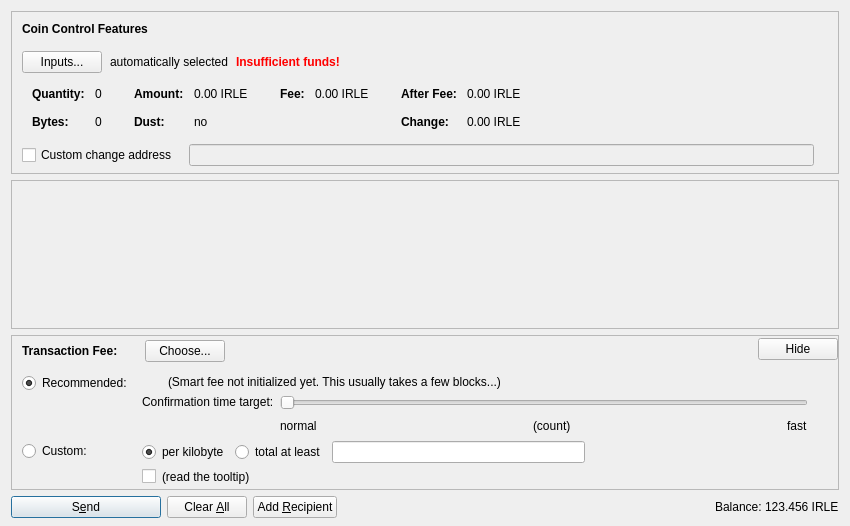
<?xml version="1.0" encoding="UTF-8"?>
<ui version="4.0">
 <class>SendCoinsDialog</class>
 <widget class="QDialog" name="SendCoinsDialog">
  <property name="geometry">
   <rect>
    <x>0</x>
    <y>0</y>
    <width>850</width>
    <height>526</height>
   </rect>
  </property>
  <property name="windowTitle">
   <string>Send Coins</string>
  </property>
  <layout class="QVBoxLayout" name="verticalLayout" stretch="0,1,0,0">
   <property name="bottomMargin">
    <number>8</number>
   </property>
   <item>
    <widget class="QFrame" name="frameCoinControl">
     <property name="sizePolicy">
      <sizepolicy hsizetype="Expanding" vsizetype="Expanding">
       <horstretch>0</horstretch>
       <verstretch>0</verstretch>
      </sizepolicy>
     </property>
     <property name="maximumSize">
      <size>
       <width>16777215</width>
       <height>16777215</height>
      </size>
     </property>
     <property name="frameShape">
      <enum>QFrame::StyledPanel</enum>
     </property>
     <property name="frameShadow">
      <enum>QFrame::Sunken</enum>
     </property>
     <layout class="QVBoxLayout" name="verticalLayoutCoinControl2">
      <property name="spacing">
       <number>0</number>
      </property>
      <property name="leftMargin">
       <number>0</number>
      </property>
      <property name="topMargin">
       <number>0</number>
      </property>
      <property name="rightMargin">
       <number>0</number>
      </property>
      <property name="bottomMargin">
       <number>6</number>
      </property>
      <item>
       <layout class="QVBoxLayout" name="verticalLayoutCoinControl" stretch="0,0,0,0,1">
        <property name="spacing">
         <number>0</number>
        </property>
        <property name="leftMargin">
         <number>10</number>
        </property>
        <property name="topMargin">
         <number>10</number>
        </property>
        <item>
         <layout class="QHBoxLayout" name="horizontalLayoutCoinControl1">
          <property name="bottomMargin">
           <number>15</number>
          </property>
          <item>
           <widget class="QLabel" name="labelCoinControlFeatures">
            <property name="sizePolicy">
             <sizepolicy hsizetype="Preferred" vsizetype="Maximum">
              <horstretch>0</horstretch>
              <verstretch>0</verstretch>
             </sizepolicy>
            </property>
            <property name="font">
             <font>
              <weight>75</weight>
              <bold>true</bold>
             </font>
            </property>
            <property name="styleSheet">
             <string notr="true">font-weight:bold;</string>
            </property>
            <property name="text">
             <string>Coin Control Features</string>
            </property>
           </widget>
          </item>
         </layout>
        </item>
        <item>
         <layout class="QHBoxLayout" name="horizontalLayoutCoinControl2" stretch="0,0,0,0">
          <property name="spacing">
           <number>8</number>
          </property>
          <property name="bottomMargin">
           <number>10</number>
          </property>
          <item>
           <widget class="QPushButton" name="pushButtonCoinControl">
            <property name="styleSheet">
             <string notr="true"/>
            </property>
            <property name="text">
             <string>Inputs...</string>
            </property>
            <property name="autoDefault">
             <bool>false</bool>
            </property>
           </widget>
          </item>
          <item>
           <widget class="QLabel" name="labelCoinControlAutomaticallySelected">
            <property name="text">
             <string>automatically selected</string>
            </property>
            <property name="margin">
             <number>5</number>
            </property>
           </widget>
          </item>
          <item>
           <widget class="QLabel" name="labelCoinControlInsuffFunds">
            <property name="font">
             <font>
              <weight>75</weight>
              <bold>true</bold>
             </font>
            </property>
            <property name="styleSheet">
             <string notr="true">color:red;font-weight:bold;</string>
            </property>
            <property name="text">
             <string>Insufficient funds!</string>
            </property>
            <property name="margin">
             <number>5</number>
            </property>
           </widget>
          </item>
          <item>
           <spacer name="horizontalSpacerCoinControl">
            <property name="orientation">
             <enum>Qt::Horizontal</enum>
            </property>
            <property name="sizeHint" stdset="0">
             <size>
              <width>40</width>
              <height>1</height>
             </size>
            </property>
           </spacer>
          </item>
         </layout>
        </item>
        <item>
         <widget class="QWidget" name="widgetCoinControl" native="true">
          <property name="sizePolicy">
           <sizepolicy hsizetype="Preferred" vsizetype="Preferred">
            <horstretch>0</horstretch>
            <verstretch>0</verstretch>
           </sizepolicy>
          </property>
          <property name="minimumSize">
           <size>
            <width>0</width>
            <height>0</height>
           </size>
          </property>
          <property name="styleSheet">
           <string notr="true"/>
          </property>
          <layout class="QHBoxLayout" name="horizontalLayoutCoinControl5">
           <property name="leftMargin">
            <number>0</number>
           </property>
           <property name="topMargin">
            <number>0</number>
           </property>
           <property name="rightMargin">
            <number>0</number>
           </property>
           <property name="bottomMargin">
            <number>0</number>
           </property>
           <item>
            <layout class="QHBoxLayout" name="horizontalLayoutCoinControl3" stretch="0,0,0,1">
             <property name="spacing">
              <number>20</number>
             </property>
             <property name="topMargin">
              <number>0</number>
             </property>
             <property name="bottomMargin">
              <number>10</number>
             </property>
             <item>
              <layout class="QFormLayout" name="formLayoutCoinControl1">
               <property name="horizontalSpacing">
                <number>10</number>
               </property>
               <property name="verticalSpacing">
                <number>14</number>
               </property>
               <property name="leftMargin">
                <number>10</number>
               </property>
               <property name="topMargin">
                <number>4</number>
               </property>
               <property name="rightMargin">
                <number>6</number>
               </property>
               <item row="0" column="0">
                <widget class="QLabel" name="labelCoinControlQuantityText">
                 <property name="font">
                  <font>
                   <weight>75</weight>
                   <bold>true</bold>
                  </font>
                 </property>
                 <property name="text">
                  <string>Quantity:</string>
                 </property>
                 <property name="margin">
                  <number>0</number>
                 </property>
                </widget>
               </item>
               <item row="0" column="1">
                <widget class="QLabel" name="labelCoinControlQuantity">
                 <property name="cursor">
                  <cursorShape>IBeamCursor</cursorShape>
                 </property>
                 <property name="contextMenuPolicy">
                  <enum>Qt::ActionsContextMenu</enum>
                 </property>
                 <property name="text">
                  <string notr="true">0</string>
                 </property>
                 <property name="margin">
                  <number>0</number>
                 </property>
                 <property name="textInteractionFlags">
                  <set>Qt::LinksAccessibleByMouse|Qt::TextSelectableByKeyboard|Qt::TextSelectableByMouse</set>
                 </property>
                </widget>
               </item>
               <item row="1" column="0">
                <widget class="QLabel" name="labelCoinControlBytesText">
                 <property name="font">
                  <font>
                   <weight>75</weight>
                   <bold>true</bold>
                  </font>
                 </property>
                 <property name="text">
                  <string>Bytes:</string>
                 </property>
                </widget>
               </item>
               <item row="1" column="1">
                <widget class="QLabel" name="labelCoinControlBytes">
                 <property name="cursor">
                  <cursorShape>IBeamCursor</cursorShape>
                 </property>
                 <property name="contextMenuPolicy">
                  <enum>Qt::ActionsContextMenu</enum>
                 </property>
                 <property name="text">
                  <string notr="true">0</string>
                 </property>
                 <property name="textInteractionFlags">
                  <set>Qt::LinksAccessibleByMouse|Qt::TextSelectableByKeyboard|Qt::TextSelectableByMouse</set>
                 </property>
                </widget>
               </item>
              </layout>
             </item>
             <item>
              <layout class="QFormLayout" name="formLayoutCoinControl2">
               <property name="horizontalSpacing">
                <number>10</number>
               </property>
               <property name="verticalSpacing">
                <number>14</number>
               </property>
               <property name="leftMargin">
                <number>6</number>
               </property>
               <property name="topMargin">
                <number>4</number>
               </property>
               <property name="rightMargin">
                <number>6</number>
               </property>
               <item row="0" column="0">
                <widget class="QLabel" name="labelCoinControlAmountText">
                 <property name="font">
                  <font>
                   <weight>75</weight>
                   <bold>true</bold>
                  </font>
                 </property>
                 <property name="text">
                  <string>Amount:</string>
                 </property>
                 <property name="margin">
                  <number>0</number>
                 </property>
                </widget>
               </item>
               <item row="0" column="1">
                <widget class="QLabel" name="labelCoinControlAmount">
                 <property name="cursor">
                  <cursorShape>IBeamCursor</cursorShape>
                 </property>
                 <property name="contextMenuPolicy">
                  <enum>Qt::ActionsContextMenu</enum>
                 </property>
                 <property name="text">
                  <string notr="true">0.00 IRLE</string>
                 </property>
                 <property name="textInteractionFlags">
                  <set>Qt::LinksAccessibleByMouse|Qt::TextSelectableByKeyboard|Qt::TextSelectableByMouse</set>
                 </property>
                </widget>
               </item>
               <item row="1" column="0">
                <widget class="QLabel" name="labelCoinControlLowOutputText">
                 <property name="font">
                  <font>
                   <weight>75</weight>
                   <bold>true</bold>
                  </font>
                 </property>
                 <property name="text">
                  <string>Dust:</string>
                 </property>
                </widget>
               </item>
               <item row="1" column="1">
                <widget class="QLabel" name="labelCoinControlLowOutput">
                 <property name="cursor">
                  <cursorShape>IBeamCursor</cursorShape>
                 </property>
                 <property name="contextMenuPolicy">
                  <enum>Qt::ActionsContextMenu</enum>
                 </property>
                 <property name="text">
                  <string notr="true">no</string>
                 </property>
                 <property name="textInteractionFlags">
                  <set>Qt::LinksAccessibleByMouse|Qt::TextSelectableByKeyboard|Qt::TextSelectableByMouse</set>
                 </property>
                </widget>
               </item>
              </layout>
             </item>
             <item>
              <layout class="QFormLayout" name="formLayoutCoinControl3">
               <property name="horizontalSpacing">
                <number>10</number>
               </property>
               <property name="verticalSpacing">
                <number>14</number>
               </property>
               <property name="leftMargin">
                <number>6</number>
               </property>
               <property name="topMargin">
                <number>4</number>
               </property>
               <property name="rightMargin">
                <number>6</number>
               </property>
               <item row="0" column="0">
                <widget class="QLabel" name="labelCoinControlFeeText">
                 <property name="font">
                  <font>
                   <weight>75</weight>
                   <bold>true</bold>
                  </font>
                 </property>
                 <property name="text">
                  <string>Fee:</string>
                 </property>
                 <property name="margin">
                  <number>0</number>
                 </property>
                </widget>
               </item>
               <item row="0" column="1">
                <widget class="QLabel" name="labelCoinControlFee">
                 <property name="cursor">
                  <cursorShape>IBeamCursor</cursorShape>
                 </property>
                 <property name="contextMenuPolicy">
                  <enum>Qt::ActionsContextMenu</enum>
                 </property>
                 <property name="text">
                  <string notr="true">0.00 IRLE</string>
                 </property>
                 <property name="textInteractionFlags">
                  <set>Qt::LinksAccessibleByMouse|Qt::TextSelectableByKeyboard|Qt::TextSelectableByMouse</set>
                 </property>
                </widget>
               </item>
              </layout>
             </item>
             <item>
              <layout class="QFormLayout" name="formLayoutCoinControl4">
               <property name="horizontalSpacing">
                <number>10</number>
               </property>
               <property name="verticalSpacing">
                <number>14</number>
               </property>
               <property name="leftMargin">
                <number>6</number>
               </property>
               <property name="topMargin">
                <number>4</number>
               </property>
               <property name="rightMargin">
                <number>6</number>
               </property>
               <item row="0" column="0">
                <widget class="QLabel" name="labelCoinControlAfterFeeText">
                 <property name="font">
                  <font>
                   <weight>75</weight>
                   <bold>true</bold>
                  </font>
                 </property>
                 <property name="text">
                  <string>After Fee:</string>
                 </property>
                 <property name="margin">
                  <number>0</number>
                 </property>
                </widget>
               </item>
               <item row="0" column="1">
                <widget class="QLabel" name="labelCoinControlAfterFee">
                 <property name="cursor">
                  <cursorShape>IBeamCursor</cursorShape>
                 </property>
                 <property name="contextMenuPolicy">
                  <enum>Qt::ActionsContextMenu</enum>
                 </property>
                 <property name="text">
                  <string notr="true">0.00 IRLE</string>
                 </property>
                 <property name="textInteractionFlags">
                  <set>Qt::LinksAccessibleByMouse|Qt::TextSelectableByKeyboard|Qt::TextSelectableByMouse</set>
                 </property>
                </widget>
               </item>
               <item row="1" column="0">
                <widget class="QLabel" name="labelCoinControlChangeText">
                 <property name="font">
                  <font>
                   <weight>75</weight>
                   <bold>true</bold>
                  </font>
                 </property>
                 <property name="text">
                  <string>Change:</string>
                 </property>
                </widget>
               </item>
               <item row="1" column="1">
                <widget class="QLabel" name="labelCoinControlChange">
                 <property name="cursor">
                  <cursorShape>IBeamCursor</cursorShape>
                 </property>
                 <property name="contextMenuPolicy">
                  <enum>Qt::ActionsContextMenu</enum>
                 </property>
                 <property name="text">
                  <string notr="true">0.00 IRLE</string>
                 </property>
                 <property name="textInteractionFlags">
                  <set>Qt::LinksAccessibleByMouse|Qt::TextSelectableByKeyboard|Qt::TextSelectableByMouse</set>
                 </property>
                </widget>
               </item>
              </layout>
             </item>
            </layout>
           </item>
          </layout>
         </widget>
        </item>
        <item>
         <layout class="QHBoxLayout" name="horizontalLayoutCoinControl4" stretch="0,0,0">
          <property name="spacing">
           <number>12</number>
          </property>
          <property name="sizeConstraint">
           <enum>QLayout::SetDefaultConstraint</enum>
          </property>
          <property name="topMargin">
           <number>5</number>
          </property>
          <property name="rightMargin">
           <number>5</number>
          </property>
          <item>
           <widget class="QCheckBox" name="checkBoxCoinControlChange">
            <property name="toolTip">
             <string>If this is activated, but the change address is empty or invalid, change will be sent to a newly generated address.</string>
            </property>
            <property name="text">
             <string>Custom change address</string>
            </property>
           </widget>
          </item>
          <item>
           <widget class="QValidatedLineEdit" name="lineEditCoinControlChange">
            <property name="enabled">
             <bool>false</bool>
            </property>
            <property name="sizePolicy">
             <sizepolicy hsizetype="Expanding" vsizetype="Fixed">
              <horstretch>0</horstretch>
              <verstretch>0</verstretch>
             </sizepolicy>
            </property>
           </widget>
          </item>
          <item>
           <widget class="QLabel" name="labelCoinControlChangeLabel">
            <property name="sizePolicy">
             <sizepolicy hsizetype="Preferred" vsizetype="Expanding">
              <horstretch>0</horstretch>
              <verstretch>0</verstretch>
             </sizepolicy>
            </property>
            <property name="minimumSize">
             <size>
              <width>0</width>
              <height>0</height>
             </size>
            </property>
            <property name="text">
             <string/>
            </property>
            <property name="margin">
             <number>3</number>
            </property>
           </widget>
          </item>
         </layout>
        </item>
        <item>
         <spacer name="verticalSpacerCoinControl">
          <property name="orientation">
           <enum>Qt::Vertical</enum>
          </property>
          <property name="sizeHint" stdset="0">
           <size>
            <width>800</width>
            <height>1</height>
           </size>
          </property>
         </spacer>
        </item>
       </layout>
      </item>
     </layout>
    </widget>
   </item>
   <item>
    <widget class="QScrollArea" name="scrollArea">
     <property name="widgetResizable">
      <bool>true</bool>
     </property>
     <widget class="QWidget" name="scrollAreaWidgetContents">
      <property name="geometry">
       <rect>
        <x>0</x>
        <y>0</y>
        <width>830</width>
        <height>104</height>
       </rect>
      </property>
      <layout class="QVBoxLayout" name="verticalLayout_2" stretch="0,1">
       <property name="leftMargin">
        <number>0</number>
       </property>
       <property name="topMargin">
        <number>0</number>
       </property>
       <property name="rightMargin">
        <number>0</number>
       </property>
       <property name="bottomMargin">
        <number>0</number>
       </property>
       <item>
        <layout class="QVBoxLayout" name="entries">
         <property name="spacing">
          <number>6</number>
         </property>
        </layout>
       </item>
       <item>
        <spacer name="verticalSpacer">
         <property name="orientation">
          <enum>Qt::Vertical</enum>
         </property>
         <property name="sizeHint" stdset="0">
          <size>
           <width>20</width>
           <height>40</height>
          </size>
         </property>
        </spacer>
       </item>
      </layout>
     </widget>
    </widget>
   </item>
   <item>
    <widget class="QFrame" name="frameFee">
     <property name="sizePolicy">
      <sizepolicy hsizetype="Expanding" vsizetype="Expanding">
       <horstretch>0</horstretch>
       <verstretch>0</verstretch>
      </sizepolicy>
     </property>
     <property name="maximumSize">
      <size>
       <width>16777215</width>
       <height>16777215</height>
      </size>
     </property>
     <property name="frameShape">
      <enum>QFrame::StyledPanel</enum>
     </property>
     <property name="frameShadow">
      <enum>QFrame::Sunken</enum>
     </property>
     <layout class="QVBoxLayout" name="verticalLayoutFee1">
      <property name="spacing">
       <number>0</number>
      </property>
      <property name="leftMargin">
       <number>0</number>
      </property>
      <property name="topMargin">
       <number>0</number>
      </property>
      <property name="rightMargin">
       <number>0</number>
      </property>
      <property name="bottomMargin">
       <number>0</number>
      </property>
      <item>
       <layout class="QVBoxLayout" name="verticalLayoutFee2" stretch="0,0,0">
        <property name="spacing">
         <number>0</number>
        </property>
        <property name="leftMargin">
         <number>10</number>
        </property>
        <property name="topMargin">
         <number>0</number>
        </property>
        <item>
         <layout class="QHBoxLayout" name="horizontalLayoutFee1">
          <property name="bottomMargin">
           <number>0</number>
          </property>
          <item>
           <layout class="QVBoxLayout" name="verticalLayoutFee7">
            <property name="spacing">
             <number>0</number>
            </property>
            <item>
             <spacer name="verticalSpacerSmartFee">
              <property name="orientation">
               <enum>Qt::Vertical</enum>
              </property>
              <property name="sizeType">
               <enum>QSizePolicy::Fixed</enum>
              </property>
              <property name="sizeHint" stdset="0">
               <size>
                <width>1</width>
                <height>4</height>
               </size>
              </property>
             </spacer>
            </item>
            <item>
             <layout class="QHBoxLayout" name="horizontalLayoutSmartFee">
              <property name="spacing">
               <number>10</number>
              </property>
              <item>
               <widget class="QLabel" name="labelFeeHeadline">
                <property name="sizePolicy">
                 <sizepolicy hsizetype="Preferred" vsizetype="Maximum">
                  <horstretch>0</horstretch>
                  <verstretch>0</verstretch>
                 </sizepolicy>
                </property>
                <property name="font">
                 <font>
                  <weight>75</weight>
                  <bold>true</bold>
                 </font>
                </property>
                <property name="styleSheet">
                 <string notr="true">font-weight:bold;</string>
                </property>
                <property name="text">
                 <string>Transaction Fee:</string>
                </property>
               </widget>
              </item>
              <item>
               <widget class="QLabel" name="labelFeeMinimized">
                <property name="text">
                 <string/>
                </property>
               </widget>
              </item>
              <item>
               <widget class="QPushButton" name="buttonChooseFee">
                <property name="text">
                 <string>Choose...</string>
                </property>
               </widget>
              </item>
             </layout>
            </item>
            <item>
             <spacer name="verticalSpacer_5">
              <property name="orientation">
               <enum>Qt::Vertical</enum>
              </property>
              <property name="sizeHint" stdset="0">
               <size>
                <width>1</width>
                <height>1</height>
               </size>
              </property>
             </spacer>
            </item>
           </layout>
          </item>
          <item>
           <spacer name="horizontalSpacer_4">
            <property name="orientation">
             <enum>Qt::Horizontal</enum>
            </property>
            <property name="sizeHint" stdset="0">
             <size>
              <width>40</width>
              <height>20</height>
             </size>
            </property>
           </spacer>
          </item>
          <item>
           <widget class="QPushButton" name="buttonMinimizeFee">
            <property name="toolTip">
             <string>collapse fee-settings</string>
            </property>
            <property name="text">
             <string>Hide</string>
            </property>
           </widget>
          </item>
         </layout>
        </item>
        <item>
         <widget class="QFrame" name="frameFeeSelection">
          <layout class="QVBoxLayout" name="verticalLayoutFee12">
           <property name="spacing">
            <number>0</number>
           </property>
           <property name="leftMargin">
            <number>0</number>
           </property>
           <property name="topMargin">
            <number>0</number>
           </property>
           <property name="rightMargin">
            <number>0</number>
           </property>
           <property name="bottomMargin">
            <number>0</number>
           </property>
           <item>
            <layout class="QGridLayout" name="gridLayoutFee">
             <property name="topMargin">
              <number>10</number>
             </property>
             <property name="bottomMargin">
              <number>4</number>
             </property>
             <property name="horizontalSpacing">
              <number>10</number>
             </property>
             <property name="verticalSpacing">
              <number>4</number>
             </property>
             <item row="1" column="1">
              <layout class="QVBoxLayout" name="verticalLayoutFee8">
               <property name="spacing">
                <number>6</number>
               </property>
               <item>
                <layout class="QHBoxLayout" name="horizontalLayoutFee13">
                 <item>
                  <widget class="QRadioButton" name="radioCustomPerKilobyte">
                   <property name="toolTip">
                    <string>If the custom fee is set to 1000 satoshis and the transaction is only 250 bytes, then &quot;per kilobyte&quot; only pays 250 satoshis in fee, while &quot;total at least&quot; pays 1000 satoshis. For transactions bigger than a kilobyte both pay by kilobyte.</string>
                   </property>
                   <property name="text">
                    <string>per kilobyte</string>
                   </property>
                   <property name="checked">
                    <bool>true</bool>
                   </property>
                   <attribute name="buttonGroup">
                    <string notr="true">groupCustomFee</string>
                   </attribute>
                  </widget>
                 </item>
                 <item>
                  <widget class="QRadioButton" name="radioCustomAtLeast">
                   <property name="toolTip">
                    <string>If the custom fee is set to 1000 satoshis and the transaction is only 250 bytes, then &quot;per kilobyte&quot; only pays 250 satoshis in fee, while &quot;total at least&quot; pays 1000 satoshis. For transactions bigger than a kilobyte both pay by kilobyte.</string>
                   </property>
                   <property name="text">
                    <string>total at least</string>
                   </property>
                   <attribute name="buttonGroup">
                    <string notr="true">groupCustomFee</string>
                   </attribute>
                  </widget>
                 </item>
                 <item>
                  <widget class="BitcoinAmountField" name="customFee"/>
                 </item>
                 <item>
                  <spacer name="horizontalSpacer_6">
                   <property name="orientation">
                    <enum>Qt::Horizontal</enum>
                   </property>
                   <property name="sizeHint" stdset="0">
                    <size>
                     <width>1</width>
                     <height>1</height>
                    </size>
                   </property>
                  </spacer>
                 </item>
                </layout>
               </item>
               <item>
                <layout class="QHBoxLayout" name="horizontalLayoutFee8">
                 <item>
                  <widget class="QCheckBox" name="checkBoxMinimumFee">
                   <property name="toolTip">
                    <string>Paying only the minimum fee is just fine as long as there is less transaction volume than space in the blocks. But be aware that this can end up in a never confirming transaction once there is more demand for irlecoin transactions than the network can process.</string>
                   </property>
                   <property name="text">
                    <string/>
                   </property>
                  </widget>
                 </item>
                 <item>
                  <widget class="QLabel" name="labelMinFeeWarning">
                   <property name="enabled">
                    <bool>true</bool>
                   </property>
                   <property name="toolTip">
                    <string>Paying only the minimum fee is just fine as long as there is less transaction volume than space in the blocks. But be aware that this can end up in a never confirming transaction once there is more demand for irlecoin transactions than the network can process.</string>
                   </property>
                   <property name="text">
                    <string>(read the tooltip)</string>
                   </property>
                   <property name="margin">
                    <number>5</number>
                   </property>
                  </widget>
                 </item>
                 <item>
                  <spacer name="horizontalSpacer_2">
                   <property name="orientation">
                    <enum>Qt::Horizontal</enum>
                   </property>
                   <property name="sizeHint" stdset="0">
                    <size>
                     <width>1</width>
                     <height>1</height>
                    </size>
                   </property>
                  </spacer>
                 </item>
                </layout>
               </item>
              </layout>
             </item>
             <item row="0" column="0">
              <layout class="QVBoxLayout" name="verticalLayoutFee4" stretch="0,1">
               <item>
                <widget class="QRadioButton" name="radioSmartFee">
                 <property name="text">
                  <string>Recommended:</string>
                 </property>
                 <property name="checked">
                  <bool>true</bool>
                 </property>
                 <attribute name="buttonGroup">
                  <string notr="true">groupFee</string>
                 </attribute>
                </widget>
               </item>
               <item>
                <spacer name="verticalSpacer_2">
                 <property name="orientation">
                  <enum>Qt::Vertical</enum>
                 </property>
                 <property name="sizeHint" stdset="0">
                  <size>
                   <width>1</width>
                   <height>1</height>
                  </size>
                 </property>
                </spacer>
               </item>
              </layout>
             </item>
             <item row="1" column="0">
              <layout class="QVBoxLayout" name="verticalLayoutFee9" stretch="0,1">
               <item>
                <widget class="QRadioButton" name="radioCustomFee">
                 <property name="text">
                  <string>Custom:</string>
                 </property>
                 <attribute name="buttonGroup">
                  <string notr="true">groupFee</string>
                 </attribute>
                </widget>
               </item>
               <item>
                <spacer name="verticalSpacer_6">
                 <property name="orientation">
                  <enum>Qt::Vertical</enum>
                 </property>
                 <property name="sizeHint" stdset="0">
                  <size>
                   <width>1</width>
                   <height>1</height>
                  </size>
                 </property>
                </spacer>
               </item>
              </layout>
             </item>
             <item row="0" column="1">
              <layout class="QVBoxLayout" name="verticalLayoutFee3" stretch="0,0,1">
               <property name="spacing">
                <number>6</number>
               </property>
               <property name="topMargin">
                <number>2</number>
               </property>
               <item>
                <layout class="QHBoxLayout" name="horizontalLayoutFee12">
                 <item>
                  <widget class="QLabel" name="labelSmartFee">
                   <property name="text">
                    <string/>
                   </property>
                   <property name="margin">
                    <number>2</number>
                   </property>
                  </widget>
                 </item>
                 <item>
                  <widget class="QLabel" name="labelFeeEstimation">
                   <property name="text">
                    <string/>
                   </property>
                  </widget>
                 </item>
                 <item>
                  <widget class="QLabel" name="labelSmartFee2">
                   <property name="text">
                    <string>(Smart fee not initialized yet. This usually takes a few blocks...)</string>
                   </property>
                   <property name="margin">
                    <number>2</number>
                   </property>
                  </widget>
                 </item>
                 <item>
                  <spacer name="horizontalSpacer_5">
                   <property name="orientation">
                    <enum>Qt::Horizontal</enum>
                   </property>
                   <property name="sizeHint" stdset="0">
                    <size>
                     <width>1</width>
                     <height>1</height>
                    </size>
                   </property>
                  </spacer>
                 </item>
                </layout>
               </item>
               <item>
                <layout class="QHBoxLayout" name="horizontalLayoutFee9">
                 <item>
                  <layout class="QVBoxLayout" name="verticalLayoutFee6">
                   <item>
                    <widget class="QLabel" name="labelSmartFee3">
                     <property name="text">
                      <string>Confirmation time target:</string>
                     </property>
                     <property name="margin">
                      <number>2</number>
                     </property>
                    </widget>
                   </item>
                   <item>
                    <spacer name="verticalSpacer_3">
                     <property name="orientation">
                      <enum>Qt::Vertical</enum>
                     </property>
                     <property name="sizeHint" stdset="0">
                      <size>
                       <width>1</width>
                       <height>1</height>
                      </size>
                     </property>
                    </spacer>
                   </item>
                  </layout>
                 </item>
                 <item>
                  <layout class="QVBoxLayout" name="verticalLayoutFee5">
                   <property name="rightMargin">
                    <number>30</number>
                   </property>
                   <item>
                    <widget class="QSlider" name="sliderSmartFee">
                     <property name="minimum">
                      <number>0</number>
                     </property>
                     <property name="maximum">
                      <number>23</number>
                     </property>
                     <property name="pageStep">
                      <number>1</number>
                     </property>
                     <property name="value">
                      <number>0</number>
                     </property>
                     <property name="orientation">
                      <enum>Qt::Horizontal</enum>
                     </property>
                     <property name="invertedAppearance">
                      <bool>false</bool>
                     </property>
                     <property name="invertedControls">
                      <bool>false</bool>
                     </property>
                     <property name="tickPosition">
                      <enum>QSlider::NoTicks</enum>
                     </property>
                    </widget>
                   </item>
                   <item>
                    <layout class="QHBoxLayout" name="horizontalLayoutFee10">
                     <item>
                      <widget class="QLabel" name="labelSmartFeeNormal">
                       <property name="text">
                        <string>normal</string>
                       </property>
                      </widget>
                     </item>
                     <item>
                      <spacer name="horizontalSpacer_7">
                       <property name="orientation">
                        <enum>Qt::Horizontal</enum>
                       </property>
                       <property name="sizeHint" stdset="0">
                        <size>
                         <width>40</width>
                         <height>20</height>
                        </size>
                       </property>
                      </spacer>
                     </item>
                     <item>
                      <widget class="QLabel" name="confirmationTargetLabel">
                       <property name="text">
                        <string notr="true">(count)</string>
                       </property>
                      </widget>
                     </item>
                     <item>
                      <spacer name="horizontalSpacer_3">
                       <property name="orientation">
                        <enum>Qt::Horizontal</enum>
                       </property>
                       <property name="sizeHint" stdset="0">
                        <size>
                         <width>40</width>
                         <height>20</height>
                        </size>
                       </property>
                      </spacer>
                     </item>
                     <item>
                      <widget class="QLabel" name="labelSmartFeeFast">
                       <property name="text">
                        <string>fast</string>
                       </property>
                      </widget>
                     </item>
                    </layout>
                   </item>
                  </layout>
                 </item>
                </layout>
               </item>
               <item>
                <spacer name="verticalSpacer_4">
                 <property name="orientation">
                  <enum>Qt::Vertical</enum>
                 </property>
                 <property name="sizeHint" stdset="0">
                  <size>
                   <width>1</width>
                   <height>1</height>
                  </size>
                 </property>
                </spacer>
               </item>
              </layout>
             </item>
            </layout>
           </item>
          </layout>
         </widget>
        </item>
        <item>
         <spacer name="verticalSpacerFee">
          <property name="orientation">
           <enum>Qt::Vertical</enum>
          </property>
          <property name="sizeHint" stdset="0">
           <size>
            <width>800</width>
            <height>1</height>
           </size>
          </property>
         </spacer>
        </item>
       </layout>
      </item>
     </layout>
    </widget>
   </item>
   <item>
    <layout class="QHBoxLayout" name="horizontalLayout">
     <item>
      <widget class="QPushButton" name="sendButton">
       <property name="minimumSize">
        <size>
         <width>150</width>
         <height>0</height>
        </size>
       </property>
       <property name="toolTip">
        <string>Confirm the send action</string>
       </property>
       <property name="text">
        <string>S&amp;end</string>
       </property>
       <property name="icon">
        <iconset resource="../bitcoin.qrc">
         <normaloff>:/icons/send</normaloff>:/icons/send</iconset>
       </property>
       <property name="autoDefault">
        <bool>false</bool>
       </property>
       <property name="default">
        <bool>true</bool>
       </property>
      </widget>
     </item>
     <item>
      <widget class="QPushButton" name="clearButton">
       <property name="sizePolicy">
        <sizepolicy hsizetype="Minimum" vsizetype="Fixed">
         <horstretch>0</horstretch>
         <verstretch>0</verstretch>
        </sizepolicy>
       </property>
       <property name="toolTip">
        <string>Clear all fields of the form.</string>
       </property>
       <property name="text">
        <string>Clear &amp;All</string>
       </property>
       <property name="icon">
        <iconset resource="../bitcoin.qrc">
         <normaloff>:/icons/remove</normaloff>:/icons/remove</iconset>
       </property>
       <property name="autoDefault">
        <bool>false</bool>
       </property>
      </widget>
     </item>
     <item>
      <widget class="QPushButton" name="addButton">
       <property name="toolTip">
        <string>Send to multiple recipients at once</string>
       </property>
       <property name="text">
        <string>Add &amp;Recipient</string>
       </property>
       <property name="icon">
        <iconset resource="../bitcoin.qrc">
         <normaloff>:/icons/add</normaloff>:/icons/add</iconset>
       </property>
       <property name="autoDefault">
        <bool>false</bool>
       </property>
      </widget>
     </item>
     <item>
      <spacer name="horizontalSpacer">
       <property name="orientation">
        <enum>Qt::Horizontal</enum>
       </property>
       <property name="sizeHint" stdset="0">
        <size>
         <width>40</width>
         <height>20</height>
        </size>
       </property>
      </spacer>
     </item>
     <item>
      <layout class="QHBoxLayout" name="horizontalLayout_2">
       <property name="spacing">
        <number>3</number>
       </property>
       <item>
        <widget class="QLabel" name="label">
         <property name="sizePolicy">
          <sizepolicy hsizetype="Preferred" vsizetype="Fixed">
           <horstretch>0</horstretch>
           <verstretch>0</verstretch>
          </sizepolicy>
         </property>
         <property name="text">
          <string>Balance:</string>
         </property>
        </widget>
       </item>
       <item>
        <widget class="QLabel" name="labelBalance">
         <property name="sizePolicy">
          <sizepolicy hsizetype="Preferred" vsizetype="Fixed">
           <horstretch>0</horstretch>
           <verstretch>0</verstretch>
          </sizepolicy>
         </property>
         <property name="cursor">
          <cursorShape>IBeamCursor</cursorShape>
         </property>
         <property name="text">
          <string notr="true">123.456 IRLE</string>
         </property>
         <property name="textInteractionFlags">
          <set>Qt::LinksAccessibleByMouse|Qt::TextSelectableByKeyboard|Qt::TextSelectableByMouse</set>
         </property>
        </widget>
       </item>
      </layout>
     </item>
    </layout>
   </item>
  </layout>
 </widget>
 <customwidgets>
  <customwidget>
   <class>QValidatedLineEdit</class>
   <extends>QLineEdit</extends>
   <header>qvalidatedlineedit.h</header>
  </customwidget>
  <customwidget>
   <class>BitcoinAmountField</class>
   <extends>QLineEdit</extends>
   <header>bitcoinamountfield.h</header>
   <container>1</container>
  </customwidget>
 </customwidgets>
 <resources>
  <include location="../bitcoin.qrc"/>
 </resources>
 <connections/>
 <buttongroups>
  <buttongroup name="groupFee"/>
  <buttongroup name="groupCustomFee"/>
 </buttongroups>
</ui>
